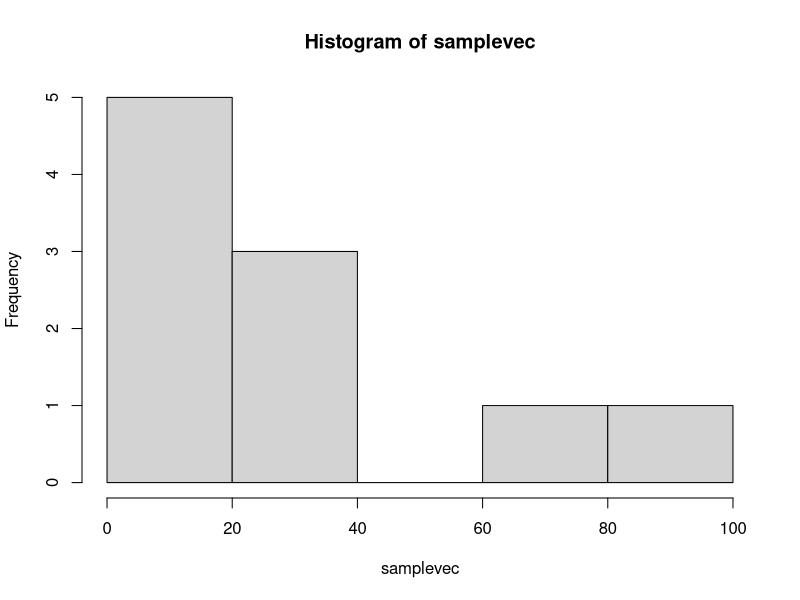

Write R code to recreate this figure. (Note: a time limit stopped this script after it produced the figure.)
#central limit theorem upper and lower bounds function
#n: size of the population vector, 
#mean,sd: sd,mean of population vector, 
#return list of lower and upper bound 
CLT<-function(bootvec,mean0, sd0, alpha, n)  {
  CLTL<-mean0-((sd0/sqrt(n))*qt(1-(alpha/2),n-1))
  CLTU<-mean0-((sd0/sqrt(n))*qt((alpha/2),n-1))
  list(CLTL=CLTL, CLTU=CLTU)
}
#bootstrap function
#v1: population vector, 
#nboot: number of times for resampling, 
#alpha: to define the ratio of upper/lower bounds
#return bb: bootsrap bias vector, bsde: bootstrap sd error,
#bBCI: bootstrap confidence interval vector , 
#bNCI: normal distribution confidence interval
#bNCIBYN:normal distribution confidence interval with sd divided by n
Bootsrap<-function(v1, nboot=1000, alpha=0.1) {
  #extract the length mean and standard diviation from the population vector
  n<-length(v1)
  mean0<-mean(v1)
  sd0<-sqrt(var(v1))
  
  #initiate the boot and bias vectors
  bootvec<-NULL
  bootbiasvec<-NULL
  
  #resampling with replacement nboot times 
  for (i in 1:nboot) {
    #create the sample vector from the population vector with replacement 
    samplevec = sample(v1,replace=T)
    mean1=mean(samplevec)
    sd1=sqrt(var(samplevec))
    #create the boot vector by calculating the coefficient of variation  
    bootvec<-c(bootvec,(mean1-mean0)/(sd1/sqrt(n)))
    #create the bootstrap bias vector by calculating the mean difference
    #between original populatio vector and sample vector 
    bootbiasvec<-c(bootbiasvec,mean1-mean0)
  }
  #extract the  mean and standard diviation and standard error from the boot vector
  bootmean = mean(bootvec)
  bootsd= sqrt(var(bootvec))
  bootsde= sqrt(var(bootvec))/sqrt(n)
  #calculate the lower and upper pivotal bound for the bootstrap vector
  uq = quantile(bootvec,1-(alpha/2))
  LB = mean0-(sd0/sqrt(n))*uq
  
  lq = quantile(bootvec,alpha/2)
  UB = mean0-(sd0/sqrt(n))*lq
  
  #calculate the lower and upper bound for the normal distribution
  NLB=mean0-(sd0/sqrt(n))*qnorm(1-(alpha/2))
  NUB=mean0+(sd0/sqrt(n))*qnorm(1-(alpha/2))
  
  
  #calculate the lower and upper percentile bound
  PLB=mean0-quantile(bootbiasvec,1-(alpha/2))
  PUB=mean0-quantile(bootbiasvec,(alpha/2))
  
  #calculate the lower and upper bound for the normal distribution with sd divided by n
  NLBYN=mean0-((sd0/n)*qnorm(1-(alpha/2)))
  NUBYN=mean0+((sd0/n)*qnorm(1-(alpha/2)))

  #calculate the pivotal bootsrap confidence interval
  BCI<-c(LB, UB)
  
  #calculate the normal distribution confidence interval
  NBCI<-c(NLB, NUB)
  
  #calculate the percentile confidence interval
  PBCI<-c(PLB, PUB)
  #calculate the normal distribution with sd divided by n confidence interval
  NCIBYN<-c(NLBYN, NUBYN)
  #calculate the bootstrap bias
  biasmean=mean(bootbiasvec)
  #return list with the calculated parameters
  list(bb=biasmean, bsde=bootsde, bBCI=BCI, bNCI=NBCI, bPBCI=PBCI, bNCIBYN=NCIBYN)
}

#jackknife function
#v1: population vector, 
#alpha: to define the ratio of upper/lower bounds
#return jb: jackknife bias, jsde: jackknife sd error,
#jCI: jackknife confidence interval vector , 
#jNCI: normal distribution confidence interval
Jackknife<-function(v1, alpha=0.1, statfunc=sd)
{
  #extract the length, mean and standard diviation from the population vector
  n<-length(v1)
  mean0<-statfunc(v1)
  sd0<-sd(v1)
  
  #jackknife vector of the n sampled points
  jackvec<-NULL
  
  #computing the jack sample vector.
  for(i in 1:n){
    m1<-statfunc(v1[-i])
    jackvec<-c(jackvec, n*(mean0)-(n-1)*m1)
  }
  
  #extract the  mean and standard diviation and standard error from the boot vector
  jackvecmean = mean(jackvec)
  jackvecsd= sd(jackvec)
  jackvecsde= sqrt(var(jackvec))/sqrt(n)
  
  #jackknife bias 
  jackbias<-mean(jackvec)-mean0
  
  #calculate the lower and upper quantile for the jackknife vector
  uq = qt(1-(alpha/2),n-1)
  LB=mean0-(sd0/sqrt(n))*uq
  
  lq = qt(alpha/2, n-1)
  UB=mean0-(sd0/sqrt(n))*lq

  #calculate the lower and upper quantile for the normal distribution
  NLB=mean0-(sd0/sqrt(n))*qnorm(1-(alpha/2))
  NUB=mean0+(sd0/sqrt(n))*qnorm(1-(alpha/2))
  
  #calculate the jackknife confidence interval
  JCI<-c(LB, UB)
  
  #calculate the normal distribution confidence interval
  NCI<-c(NLB, NUB)
  
  #return list with the calculated parameters
  list(jb=jackbias, jsde=jackvecsde, jCI=JCI, jNCI=NCI)
}

Sim.func<-function(meanv=3, n=30, nsim=1000, alpha=0.1)
{
  #create coverage indicator vectors for bootstrap,normal,
  #central limit theorem,jackknife,normal with sd divided by n
  cbootvec<-NULL
  cbootpercentilevec<-NULL
  cnormvec<-NULL
  ccltvec<-NULL
  cjackvec<-NULL
  cnormbynvec<-NULL
  #calculate real mean
  mulnorm<-(exp(meanv+(1/2)))
  
  #run simulation with nsim times
  for(i in 1:nsim){
    #create a sample lognormal distribution vector
    samplevec<-rlnorm(n,meanv)
    
    #extract mean and sd from the sample vector
    samplemean=mean(samplevec)
    samplesd=sqrt(var(samplevec))
    #run bootsrap resampling
    bootlist<-Bootsrap(samplevec)
    
    #extract the bootstrap confidence interval from the returned bootstrap list
    bootconf<-bootlist$bBCI
    
    #extract the bootstrap percentil confidence interval from the returned bootstrap list
    cbootpercentileconf<-bootlist$bPBCI
    
    #extract the normal distribution confidence interval from the returned bootstrap list
    normconf<-bootlist$bNCI
    
    #extract the normal distribution divided by n confidence interval
    normconfbyn<-bootlist$bNCIBYN
    
    #get the central limit theorem confidence interval for the sample
    
    cltlist<-CLT(samplevec,samplemean,samplesd, alpha, length(samplevec))

    #run jackknife resampling
    jackknifelist<-Jackknife(samplevec, alpha)
    
    #extract the jackknife confidence interval from the returned jackknife list
    jackknifeconf<-jackknifelist$jCI
    
    #calculate the coverage vectors for bootsrap,normal dist.,normal by n, clt and jackknife 
    cbootvec<-c(cbootvec,(bootconf[1]<mulnorm)*(bootconf[2]>mulnorm))
    cnormvec<-c(cnormvec,(normconf[1]<mulnorm)*(normconf[2]>mulnorm))
    cnormbynvec<-c(cnormbynvec,(normconfbyn[1]<mulnorm)*(normconfbyn[2]>mulnorm))
    ccltvec<-c(ccltvec,(cltlist[1]<mulnorm)*(cltlist[2]>mulnorm))
    cjackvec<-c(cjackvec,(jackknifeconf[1]<mulnorm)*(jackknifeconf[2]>mulnorm))


    cbootpercentilevec<-c(cbootpercentilevec,(cbootpercentileconf[1]<mulnorm)*(cbootpercentileconf[2]>mulnorm))
  }
  
  hist(samplevec)
  #calculate and output coverage probability estimates
  list(bootcoverage=(sum(cbootvec)/nsim),
       bootpercentilcoverage=(sum(cbootpercentilevec)/nsim),
       normcoverage=(sum(cnormvec)/nsim),
       normbyncoverage=(sum(cnormbynvec)/nsim),
       cltcoverage=(sum(ccltvec)/nsim),
       jackcoverage=(sum(cjackvec)/nsim)
       )

}



vector1=c(60,75,80,85,90)
#print(Jackknife(vector1))
#print(Bootsrap(vector1))
#print(my.bootstrapci.ml(vector1))
#print(CLT(vector1,mean(vector1),sd(vector1),.05,length(vector1)))
#sampling on 10, 30, 100 population sample size with alpha=0,05
print(Sim.func(n=10, alpha=0.05))
print(Sim.func(alpha=.05))
print(Sim.func( alpha=0.05))
